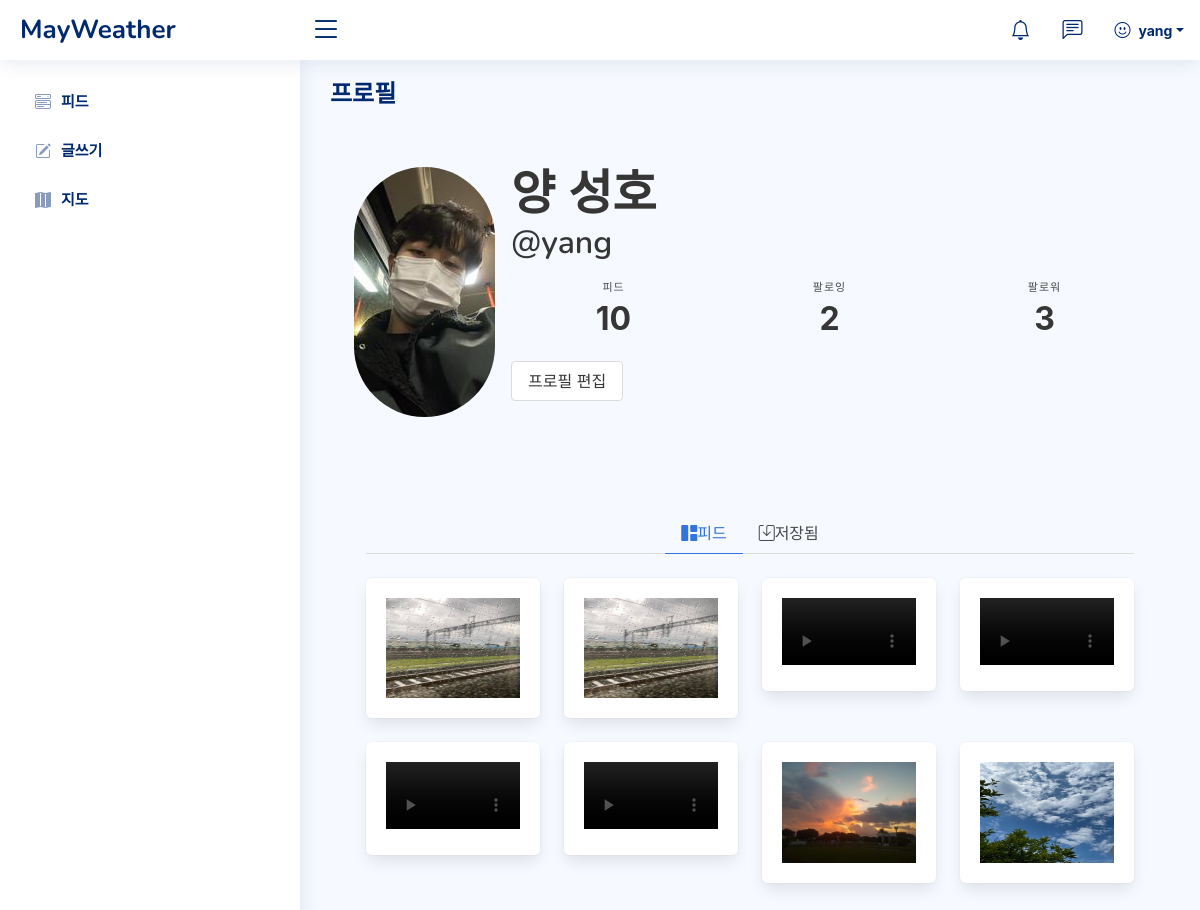
Page /yang/ (signed in) on the committed database.
### authy/models.py (models this page shows, shortened)
class Profile(models.Model):
	user = models.OneToOneField(User, on_delete=models.CASCADE, related_name='profile')
	first_name = models.CharField(max_length=50, null=True, blank=True)
	last_name = models.CharField(max_length=50, null=True, blank=True)
	location = models.CharField(max_length=50, null=True, blank=True)
	url = models.CharField(max_length=80, null=True, blank=True)
	profile_info = models.TextField(max_length=150, null=True, blank=True)
	created = models.DateField(auto_now_add=True)
	favorites = models.ManyToManyField(Post)
	picture = models.ImageField(upload_to=user_directory_path, blank=True, null=True, verbose_name='Picture')

### post/models.py (models this page shows, shortened)
class Post(models.Model):
	id = models.UUIDField(primary_key=True, default=uuid.uuid4, editable=False)
	content =  models.ManyToManyField(PostFileContent, related_name='contents')
	caption = models.TextField(max_length=1500, verbose_name='Caption')
	posted = models.DateTimeField(auto_now_add=True)
	tags = models.ManyToManyField(Tag, related_name='tags')
	user = models.ForeignKey(User, on_delete=models.CASCADE)
	likes = models.IntegerField(default=0)
	def get_absolute_url(self):
		return reverse('postdetails', args=[str(self.id)])

class PostFileContent(models.Model):
	user = models.ForeignKey(User, on_delete=models.CASCADE, related_name='content_owner')
	file = models.FileField(upload_to=user_directory_path)

### authy/views.py (the view)
# urls.py: path('<username>/', UserProfile, name='profile'),
def UserProfile(request, username):
	user = get_object_or_404(User, username=username)
	profile = Profile.objects.get(user=user)
	url_name = resolve(request.path).url_name
	if url_name == 'profile':
		posts = Post.objects.filter(user=user).order_by('-posted')
	else:
		posts = profile.favorites.all()
	posts_count = Post.objects.filter(user=user).count()
	following_count = Follow.objects.filter(follower=user).count()
	followers_count = Follow.objects.filter(following=user).count()
	follow_status = Follow.objects.filter(following=user, follower=request.user).exists()
	paginator = Paginator(posts, 8)
	page_number = request.GET.get('page')
	posts_paginator = paginator.get_page(page_number)
	template = loader.get_template('profile.html')
	context = {
		'posts': posts_paginator,
		'profile':profile,
		'following_count':following_count,
		'followers_count':followers_count,
		'posts_count':posts_count,
		'follow_status':follow_status,
		'url_name':url_name,
	}
	return HttpResponse(template.render(context, request))

### direct/views.py (called while the page is built)
def checkDirects(request):
	directs_count = 0
	if request.user.is_authenticated:
		directs_count = Message.objects.filter(user=request.user, is_read=False).count()
	return {'directs_count':directs_count}

### notifications/views.py (called while the page is built)
def CountNotifications(request):
	count_notifications = 0
	if request.user.is_authenticated:
		count_notifications = Notification.objects.filter(user=request.user, is_seen=False).count()
	return {'count_notifications':count_notifications}

### mayweather/templates/profile.html (shortened to what this page needs)
{% extends 'base.html' %}
{% load static %}
{% block content %}
<main id="main" class="main">
  <div class="pagetitle">
    <h1>프로필</h1>
  </div>
<section class="section dashboard">
<article class="media">
  <div class="media-left">
      <figure class="image is-256x256">
        {% if profile.picture %}
          <img class="is-rounded" src="{{ profile.picture.url }}">
        {% else %}
          <img class="is-rounded" src="https://bulma.io/images/placeholders/256x256.png">
        {% endif %}
      </figure>
  </div>
   <div class="media-content">
    <div class="content">
      <h1 style="font-weight: bold;" class="title is-1">{% if profile.first_name %}{{ profile.first_name }} {{ profile.last_name }} {% endif %}</h1>
      <h2 class="subtitle is-3">@{{ profile.user }}</h2>
    </div>
     <nav class="level is-mobile">
  <div class="level-item has-text-centered">
    <div>
      <p class="heading">피드</p>
      <p class="title">{{ posts_count }}</p>
    </div>
  </div>
  <div class="level-item has-text-centered">
    <div>
      <p class="heading">팔로잉</p>
      <p class="title">{{ following_count }}</p>
    </div>
  </div>
  <div class="level-item has-text-centered">
    <div>
      <p class="heading">팔로워</p>
      <p class="title">{{ followers_count }}</p>
    </div>
  </div>
</nav>
{% if user.is_authenticated and user == profile.user %}
  <a href="{% url 'edit-profile' %}" class="button">프로필 편집</a>
{% endif %}
 </div>
</article>
  </section>
  <section class="section">
    <div class="container">
  <div class="tabs is-centered">
  <ul>
    <li class="{% if url_name == 'profile' %}is-active{% endif %}">
      <a href="{% url 'profile' profile.user %}"><i class="bi bi-grid-1x2-fill"></i>피드</a>
    </li>
    <li class="{% if url_name == 'profilefavorites' %}is-active{% endif %}">
      <a href="{% url 'profilefavorites' profile.user %}"><i class="bi bi-save"></i>저장됨</a>
    </li>
  </ul>
</div>
    <div class="columns is-mobile is-multiline is-centered">
    {% for post in posts %}
      <div class="column is-one-quarter">
        <div class="box">
  {% if post.content.first.file.name|slice:"-3:" == 'jpg' or post_item.content.first.file.name|slice:"-3:" == 'png' %}
    <figure class="image is-4by3">
      <a href="{{ post.get_absolute_url }}">
        <img src="{{ post.content.first.file.url }}" alt="Placeholder image">
      </a>
    </figure>
  {% else %}
    <a href="{{ post.get_absolute_url }}">
      <video width="640" controls="controls" preload="metadata">
        <source src="{{ post.content.first.file.url }}#t=0.5" type="video/mp4">
      </video>
    </a>
  {% endif %}
    </div>
      </div>
    {% empty %}
      <br>
      <h3 class="title is-3">저장된 피드가 없습니다!</h3>
    {% endfor %}
      </div>
</div>
  </section>
</main>
{% endblock %}

### mayweather/templates/base.html (shortened to what this page needs)
{% load static %}
<!DOCTYPE html>
<html lang="en">
<head>
  <link href="{% static 'assets/vendor/bootstrap/css/bootstrap.min.css' %}" rel="stylesheet">
  <link href="{% static 'assets/vendor/bootstrap-icons/bootstrap-icons.css' %}" rel="stylesheet">
  <link href="{% static 'assets/vendor/remixicon/remixicon.css' %}" rel="stylesheet">
  <link href="{% static 'assets/vendor/boxicons/css/boxicons.min.css' %}" rel="stylesheet">
  <link href="{% static 'assets/vendor/quill/quill.snow.css' %}" rel="stylesheet">
  <link href="{% static 'assets/vendor/quill/quill.bubble.css' %}" rel="stylesheet">
  <link href="{% static 'assets/vendor/simple-datatables/style.css' %}" rel="stylesheet">
  <link href="{% static 'assets/css/style.css' %}" rel="stylesheet">
  <link href="{% static 'css/bulma.min.css' %}" rel="stylesheet">
</head>
<body>
  <header id="header" class="header fixed-top d-flex align-items-center">
    <div class="d-flex align-items-center justify-content-between">
      <a href="{% url 'index' %}" class="logo d-flex align-items-center">
        <span class="d-none d-lg-block">MayWeather</span>
      </a>
      <i class="bi bi-list toggle-sidebar-btn"></i>
    </div>
    <nav class="header-nav ms-auto">
      <ul class="d-flex align-items-center">
        <li class="nav-item dropdown">
          <a class="nav-link nav-icon" href="{% url 'show-notifications' %}">
            <i class="bi bi-bell"></i>
          </a>
        </li>
        <li class="nav-item dropdown">
          <a class="nav-link nav-icon" href="{% url 'inbox' %}">
            <i class="bi bi-chat-left-text"></i>
          </a>
        </li>
        <li class="nav-item dropdown pe-3">
          <a class="nav-link nav-profile d-flex align-items-center pe-0" href="#" data-bs-toggle="dropdown">
            <i class="bi bi-emoji-smile"></i>
            <span class="d-none d-md-block dropdown-toggle ps-2"><strong>{{ request.user }}</strong></span>
          </a>
        </li>
      </ul>
    </nav>
  </header>
  <aside id="sidebar" class="sidebar">
    <ul class="sidebar-nav" id="sidebar-nav">
      <li class="nav-item">
        <a class="nav-link collapsed" href="{% url 'index' %}">
          <i class="bi bi-menu-button-wide"></i>
          <span>피드</span>
        </a>
      </li>
      <li class="nav-item">
        <a class="nav-link collapsed" href="{% url 'newpost' %}">
          <i class="bi bi-pencil-square"></i>
          <span>글쓰기</span>
        </a>
      </li>
      <li class="nav-item">
        <a class="nav-link collapsed" href="{% url 'map' %}">
          <i class="bi bi-map-fill"></i>
          <span>지도</span>
        </a>
      </li>
    </ul>
  </aside>
        {% block content %}
        {% endblock %}
  {% include "footer.html" %}

### mayweather/static/assets/css/style.css (style rules this page uses)
:root { scroll-behavior: smooth; }
body { font-family: "Open Sans", sans-serif; background: #f6f9ff; color: #444444; }
a { color: #4154f1; text-decoration: none; }
h1, h2, h3, h4, h5, h6 { font-family: "Nunito", sans-serif; }
#main { margin-top: 60px; padding: 20px 30px; transition: all 0.3s; }
.pagetitle { margin-bottom: 10px; }
.pagetitle h1 { font-size: 24px; margin-bottom: 0; font-weight: 600; color: #012970; }
.logo { line-height: 1; }
@media (min-width: 1200px) { .logo { width: 280px; } }
.logo span { font-size: 26px; font-weight: 700; color: #012970; font-family: "Nunito", sans-serif; }
.header { transition: all 0.5s; z-index: 997; height: 60px; box-shadow: 0px 2px 20px rgba(1, 41, 112, 0.1); background-color: #fff; padding-left: 20px; }
.header .toggle-sidebar-btn { font-size: 32px; padding-left: 10px; cursor: pointer; color: #012970; }
.header-nav ul { list-style: none; }
.header-nav > ul { margin: 0; padding: 0; }
.header-nav .nav-icon { font-size: 20px; color: #012970; }
.header-nav .nav-profile { color: #012970; }
.header-nav .nav-profile span { font-size: 14px; font-weight: 600; }
.sidebar { position: fixed; top: 60px; left: 0; bottom: 0; width: 300px; z-index: 996; transition: all 0.3s; padding: 20px; overflow-y: auto; scrollbar-width: thin; scrollbar-color: #aab7cf transparent; box-shadow: 0px 0px 20px rgba(1, 41, 112, 0.1); background-color: #fff; }
@media (min-width: 1200px) { #main, #footer { margin-left: 300px; } }
.sidebar-nav { padding: 0; margin: 0; list-style: none; }
.sidebar-nav li { padding: 0; margin: 0; list-style: none; }
.sidebar-nav .nav-item { margin-bottom: 5px; }
.sidebar-nav .nav-link { display: flex; align-items: center; font-size: 15px; font-weight: 600; color: #4154f1; transition: 0.3; background: #f6f9ff; padding: 10px 15px; border-radius: 4px; }
.sidebar-nav .nav-link i { font-size: 16px; margin-right: 10px; color: #4154f1; }
.sidebar-nav .nav-link.collapsed { color: #012970; background: #fff; }
.sidebar-nav .nav-link.collapsed i { color: #899bbd; }

### mayweather/templates/base.html (style rules this page uses)
.title { font-weight:bold;display:block; }

### rows in the picture
Profile: picture (placeholder picture), first_name "양", last_name "성호", user "yang"
Post: content.first.file (picture)
Post: content.first.file (picture)
Post: content.first.file (picture)
Post: content.first.file (picture)

### other values in the picture
{{ request.user }} "yang"
{{ posts_count }} "10"
{{ following_count }} "2"
{{ followers_count }} "3"
